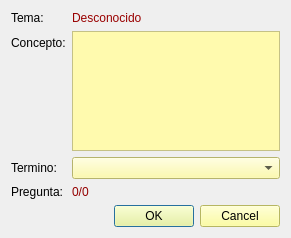
<?xml version="1.0" encoding="UTF-8"?>
<ui version="4.0">
 <class>PreguntaForm</class>
 <widget class="QWidget" name="PreguntaForm">
  <property name="geometry">
   <rect>
    <x>0</x>
    <y>0</y>
    <width>291</width>
    <height>238</height>
   </rect>
  </property>
  <property name="windowTitle">
   <string>Form</string>
  </property>
  <property name="styleSheet">
   <string notr="true"/>
  </property>
  <layout class="QFormLayout" name="formLayout">
   <item row="0" column="0">
    <widget class="QLabel" name="label_3">
     <property name="text">
      <string>Tema:</string>
     </property>
    </widget>
   </item>
   <item row="0" column="1">
    <widget class="QLabel" name="lblTema">
     <property name="styleSheet">
      <string notr="true">font: 900 italic 9pt &quot;Segoe UI&quot;;
color: rgb(153, 0, 0);</string>
     </property>
     <property name="text">
      <string>Desconocido</string>
     </property>
    </widget>
   </item>
   <item row="1" column="0">
    <widget class="QLabel" name="label">
     <property name="text">
      <string>Concepto:</string>
     </property>
    </widget>
   </item>
   <item row="1" column="1">
    <widget class="QTextEdit" name="txtConceptos">
     <property name="styleSheet">
      <string notr="true">background-color: rgb(255, 250, 174);</string>
     </property>
    </widget>
   </item>
   <item row="2" column="0">
    <widget class="QLabel" name="label_2">
     <property name="text">
      <string>Termino:</string>
     </property>
    </widget>
   </item>
   <item row="2" column="1">
    <widget class="QComboBox" name="cmbTerminos">
     <property name="styleSheet">
      <string notr="true">background-color: rgb(255, 252, 152);</string>
     </property>
    </widget>
   </item>
   <item row="3" column="0">
    <widget class="QLabel" name="label_4">
     <property name="text">
      <string>Pregunta:</string>
     </property>
    </widget>
   </item>
   <item row="3" column="1">
    <widget class="QLabel" name="lblContador">
     <property name="styleSheet">
      <string notr="true">font: 700 italic 9pt &quot;Segoe UI&quot;;
color: rgb(148, 0, 0);</string>
     </property>
     <property name="text">
      <string>0/0</string>
     </property>
    </widget>
   </item>
   <item row="4" column="1">
    <widget class="QDialogButtonBox" name="buttonBox">
     <property name="styleSheet">
      <string notr="true">background-color: rgb(255, 255, 137);
color: rgb(0, 0, 0);
font: 700 italic 9pt &quot;Segoe UI&quot;;</string>
     </property>
     <property name="standardButtons">
      <set>QDialogButtonBox::Cancel|QDialogButtonBox::Ok</set>
     </property>
    </widget>
   </item>
  </layout>
 </widget>
 <resources/>
 <connections/>
</ui>
